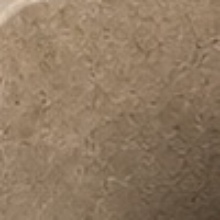
#> input picture img/swatch-arena.jpg, 220 x 220 px; its folder holds 4 pictures in this run
$ python swatch-hd.py
#> lines starting #> are read from the running program, lines starting #| are printed output that depends on the picture; pictures that were not available may be replaced by others from this repository, and a replacement may not be noted
#!/usr/bin/env python3
"""Genera swatch-<acabado>-hd.webp: el grano real del chukum, con el color de cada acabado.

El problema: el swatch es 220x220 y la lupa lo dibuja a 240% de 170px = 408 px CSS
(816 fisicos en DPR2). Upscale de 3,7x sobre una imagen que ademas casi no tiene
textura (terracota: desvio 5,6). Por eso se ve blanda.

La fuente correcta ya estaba en el repo: img/textura.jpg (1400x788) es un macro de
muro de chukum, plano, sin aristas ni vegetacion. Se usa como capa de RELIEVE y se
le aplica el color medio de cada acabado.

Que sea el mismo relieve para los seis no es una licencia: la propia web lo dice —
"Pigmentos minerales sobre la misma base de resina y cal. Sin pintura: el color es
el material". Es el mismo chukum con distinto pigmento. Cada acabado igual toma un
recorte distinto de la textura para que las seis lupas no muestren el mismo dibujo.

Intento anterior descartado: recortar el muro de casa-<color>.jpg (1500x1006). No hay
300 px de muro limpio en esas fotos, y una metrica que premiaba "detalle" eligio las
aristas y una palmera, que es lo que mas alta frecuencia tiene en una foto de casa.
"""
from pathlib import Path
import numpy as np
from PIL import Image, ImageFilter, ImageStat

IMG = Path(__file__).resolve().parent.parent / 'img'
FUENTE = IMG / 'textura.jpg'          # 1400x788, macro de muro
LADO_FUENTE = 600                     # recorte nativo (se reduce a SALIDA: nunca se amplia)
SALIDA = 448
CONTRASTE_GRANO = 9.0                # desvio final del relieve, igual para los seis

# recorte y transformacion por acabado, para que no se repita el mismo dibujo
ACABADOS = [
    ('arena',      (0, 0),     None),
    ('crema',      (400, 0),   Image.FLIP_LEFT_RIGHT),
    ('gris',       (800, 188), None),
    ('carbon',     (200, 188), Image.ROTATE_180),
    ('oliva',      (600, 94),  Image.FLIP_TOP_BOTTOM),
    ('terracota',  (0, 188),   Image.TRANSPOSE),
]


def relieve(caja, transformar):
    """Devuelve el grano del muro como multiplicador centrado en 1,0."""
    x, y = caja
    parche = Image.open(FUENTE).convert('RGB').crop((x, y, x + LADO_FUENTE, y + LADO_FUENTE))
    if transformar is not None:
        parche = parche.transpose(transformar)
    parche = parche.resize((SALIDA, SALIDA), Image.LANCZOS)

    luz = np.asarray(parche.convert('L').filter(ImageFilter.GaussianBlur(SALIDA / 4.5)),
                     dtype=np.float32)
    # el suavizado leve saca el ruido de sensor y de JPEG: amplificarlo daba una
    # textura arenosa de piedra pomez, y el chukum es liso con marcas de llana
    gris = np.asarray(parche.convert('L').filter(ImageFilter.GaussianBlur(1.1)),
                      dtype=np.float32)
    # dividir por la iluminacion de gran escala deja el relieve y saca el degrade
    rel = gris / np.maximum(luz, 1.0)
    return rel / rel.mean()


def main():
    print(f'{"acabado":11s} {"color placa":>12s} {"color HD":>10s} {"sd 220":>7s} '
          f'{"sd HD":>6s} {"peso":>8s}')
    for nombre, caja, tr in ACABADOS:
        sw = Image.open(IMG / f'swatch-{nombre}.jpg').convert('RGB')
#> sw is the input picture: PIL image 220x220 RGB; mean R, G, B 143, 120.8, 96.8
        st = ImageStat.Stat(sw)
        objetivo = np.array(st.mean, dtype=np.float32)
#> objetivo = [143, 120.8, 96.78]
        sd_orig = float(np.mean(st.stddev))
#> sd_orig = 17.71

        rel = relieve(caja, tr)
#> in relieve, `parche = Image.open(FUENTE).convert('RGB').crop((x, y, x + LADO_FUENTE..`:
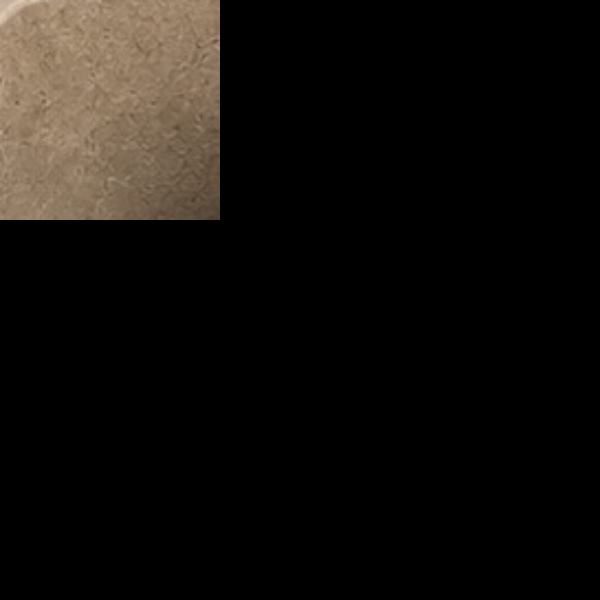
#> parche: PIL image 600x600 RGB; mean R, G, B 19.2, 16.2, 13
#> in relieve, `luz = np.asarray(parche.convert('L').filter(ImageFilter.GaussianBlur(S..`:
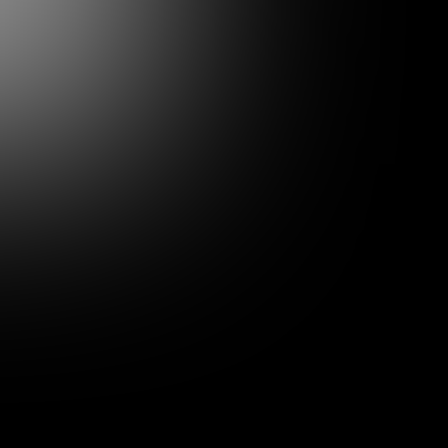
#> luz: shape (448, 448) float32; min 0, max 128, mean 17.8
#> in relieve, `gris = np.asarray(parche.convert('L').filter(ImageFilter.GaussianBlur(..`:
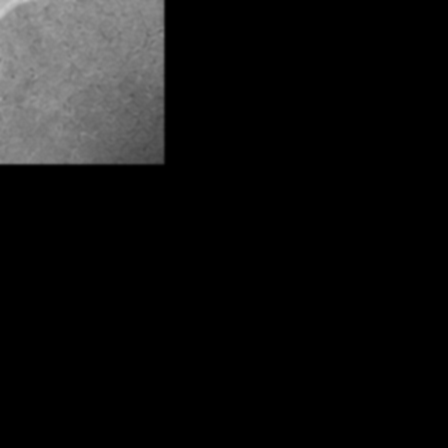
#> gris: shape (448, 448) float32; min 0, max 201, mean 16.8
#> in relieve, `rel = gris / np.maximum(luz, 1.0)`:
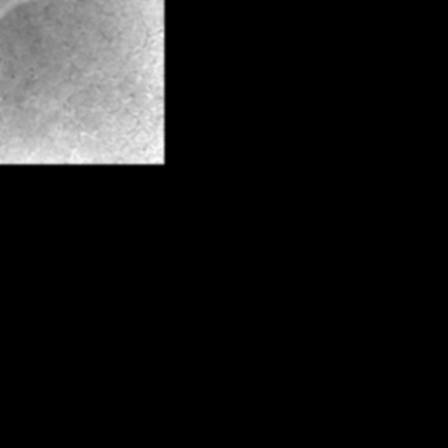
#> rel: shape (448, 448) float32; min 0, max 2.36, mean 0.222; drawn with min black and max white
        # el relieve modula el color; k lo escala al contraste buscado
        k = CONTRASTE_GRANO / max(float((rel * objetivo.mean()).std()), 0.5)
#> k = 0.0292
        capa = 1.0 + (rel - 1.0) * k
        hd = objetivo.reshape(1, 1, 3) * capa[..., None]
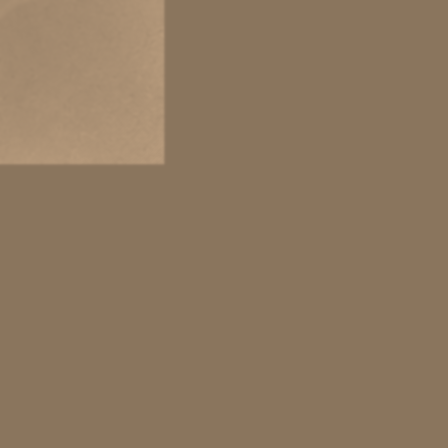
#> hd: shape (448, 448, 3) float32; mean of channels 0, 1, 2 142.7, 120.9, 96.8; drawn as R, G, B
        img = Image.fromarray(np.clip(hd, 0, 255).astype(np.uint8))

        img.save(IMG / f'swatch-{nombre}-hd.webp', 'WEBP', quality=82, method=6)
        st2 = ImageStat.Stat(img)
        r, g, b = [int(v) for v in st2.mean]
#> r = 142; g = 120; b = 95
        o = [int(v) for v in objetivo]
#> o = [143, 120, 96]
#> (the run stopped early here; a loop or call above may not have finished)
